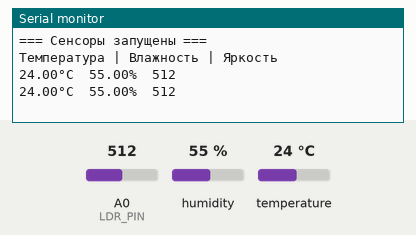
The sketch below on a simulated Arduino Uno, built with avr-gcc and run on an emulated ATmega328P. Shown: the last lines printed to the serial monitor. The test bench sets the inputs (shaded band); at power-on: humidity 55 %, A0 (LDR_PIN) = 512, temperature 24 °C.

Above: at 2.8 s.
2.9 s: humidity set to 22 %
At 5.0 s:
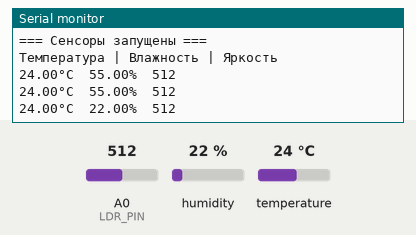
5.6 s: A0 (LDR_PIN) set to 716
At 7.4 s:
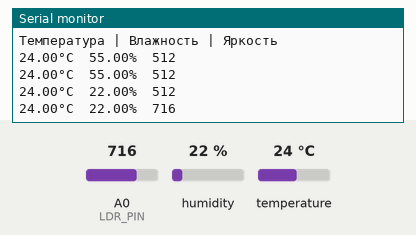
8.3 s: temperature set to 12 °C
At 8.3 s:
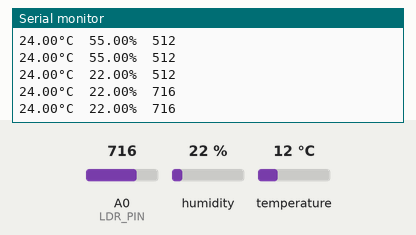
11.0 s: A0 (LDR_PIN) set to 900
At 13.4 s:
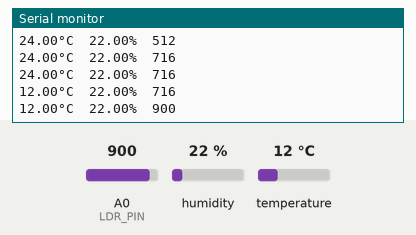
13.7 s: humidity set to 40 %
At 14.7 s:
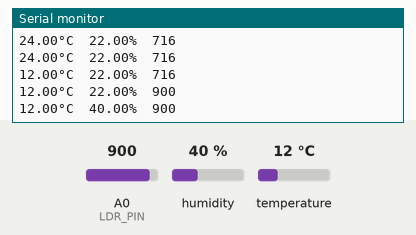
Timing chart, 0 to 16.7 s (numbered marks = the images above; inputs shaded):
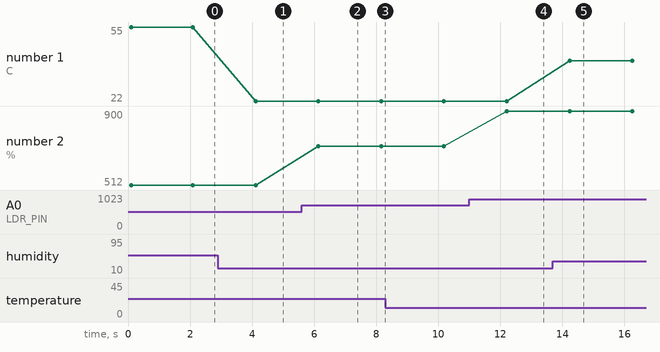

Measured:
- after the input at 2.9 s, the serial monitor: prints a new line after 1.2 s (image 1)
- after the input at 5.6 s, the serial monitor: prints a new line after 0.54 s (image 2)
- after the input at 11.0 s, the serial monitor: prints a new line after 1.2 s (image 4)
- after the input at 13.7 s, the serial monitor: prints a new line after 0.53 s (image 5)
- plotted number 1: 55 → 22 after the input at 2.9 s, 22 → 40 after the input at 13.7 s
- plotted number 2: 512 → 716 after the input at 5.6 s, 716 → 900 after the input at 11.0 s

The sketch:

arduino_ide_code.ino
```cpp
#include <DHT.h>

// === Пины подключения ===
#define DHTPIN 2         // Пин DHT датчика (Data)
#define DHTTYPE DHT11    // Тип датчика: DHT11 или DHT22
#define LDR_PIN A0       // Аналоговый пин для фоторезистора

// === Создаем объект DHT ===
DHT dht(DHTPIN, DHTTYPE);

void setup() {
  // === Инициализация последовательного порта ===
  Serial.begin(9600);

  // === Запуск датчика DHT ===
  dht.begin();

  // === Сообщение о запуске ===
  Serial.println("=== Сенсоры запущены ===");
  Serial.println("Температура | Влажность | Яркость");
}

void loop() {
  // === Чтение данных с DHT ===
  float humidity = dht.readHumidity();           // Влажность (%)
  float temperature = dht.readTemperature();     // Температура (°C)

  // === Чтение яркости с фоторезистора ===
  int light = analogRead(LDR_PIN);              // 0–1023

  // === Проверка на корректность показаний ===
  if (!isnan(humidity) && !isnan(temperature)) {
    // === Форматированный вывод в Serial Monitor ===
    Serial.print(temperature);
    Serial.print("°C\t");

    Serial.print(humidity);
    Serial.print("%\t");

    Serial.println(light);
  } else {
    Serial.println("Ошибка чтения с DHT!");
  }

  // === Задержка перед следующим замером ===
  delay(2000); // раз в 2 секунды
}
```
